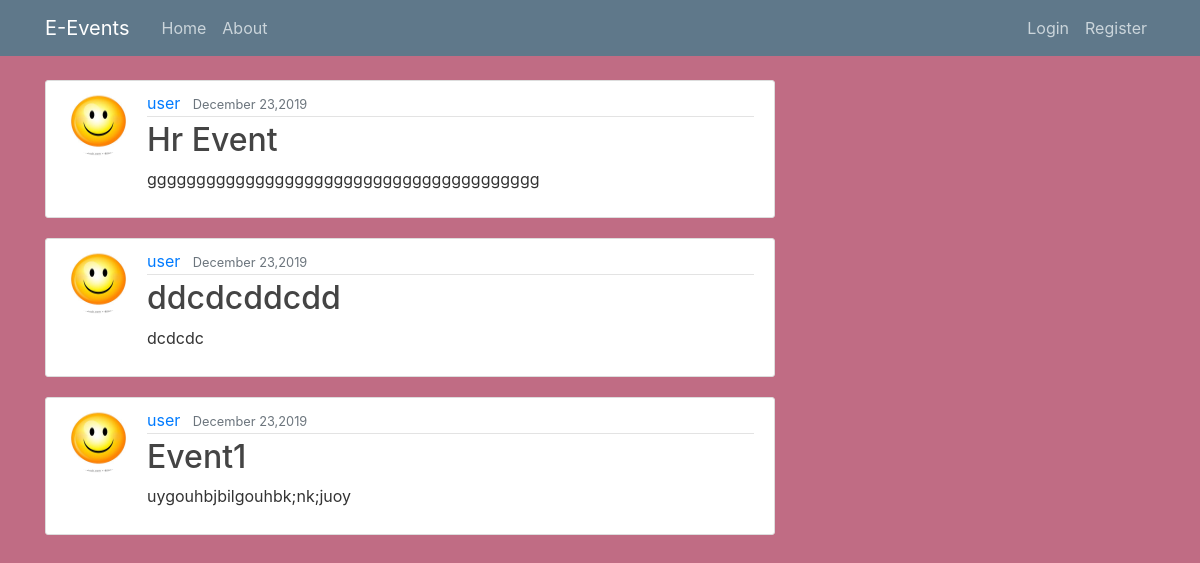
The page / on the database its author committed.
### E_Events/models.py (models this page shows, shortened)
class Post(models.Model):
    title = models.CharField(max_length=100) # title of the post
    content = models.TextField() # content of the post
    date_posted = models.DateTimeField(default=timezone.now) #date of the post
    author = models.ForeignKey(User, on_delete=models.CASCADE) #author of the post

### users/models.py (models this page shows, shortened)
class Profile(models.Model):
    user = models.OneToOneField(User, on_delete=models.CASCADE)
    image = models.ImageField(default='default.jpg',upload_to='profile_pics')

### E_Events/views.py (the view)
# urls.py: path('', PostListView.as_view(), name='events-home'),
class PostListView(ListView):
    model = Post
    template_name = 'E_Events/home.html'  # <app>/<model>_<viewtype>.html
    context_object_name = 'posts' # setting home template as default
    ordering = ['-date_posted'] # will show our post newest to oldest

### E_Events/templates/E_Events/home.html
{% extends "E_Events/base.html" %}
  {% block content %}
    {% for post in posts %}
      <article class="media content-section">
        <img class="rounded-circle article-img" src="{{ post.author.profile.image.url }}">
          <div class="media-body">
            <div class="article-metadata">
              <a class="mr-2" href="#">{{ post.author }}</a>
              <small class="text-muted">{{ post.date_posted|date:"F d,Y" }}</small>
            </div>
            <h2><a class="article-title" href="{% url 'post-detail' post.id %}">{{ post.title }}</a></h2>
            <p class="article-content">{{ post.content }}</p>
          </div>
      </article>
    {% endfor %}
  {% endblock content %}

### E_Events/static/E_Events/main.css (style rules this page uses)
body { background: #c06c84; color: #333333; margin-top: 5rem; }
h1, h2, h3, h4, h5, h6 { color: #c2b0c9; }
.content-section { background: #ffffff; padding: 10px 20px; border: 1px solid #dddddd; border-radius: 3px; margin-bottom: 20px; }
.article-title { color: #444444; }
.article-content { white-space: pre-line; }
.article-img { height: 65px; width: 65px; margin-right: 16px; }
.article-metadata { padding-bottom: 1px; margin-bottom: 4px; border-bottom: 1px solid #e3e3e3 }

### rows shown on the page
Post: author.profile.image (placeholder picture), author "user", date_posted "December 23,2019", title "Hr Event", content "gggggggggggggggggggggggggggggggggggggggg"
Post: author.profile.image (placeholder picture), author "user", date_posted "December 23,2019", title "ddcdcddcdd", content "dcdcdc"
Post: author.profile.image (placeholder picture), author "user", date_posted "December 23,2019", title "Event1", content "uygouhbjbilgouhbk;nk;juoy"
